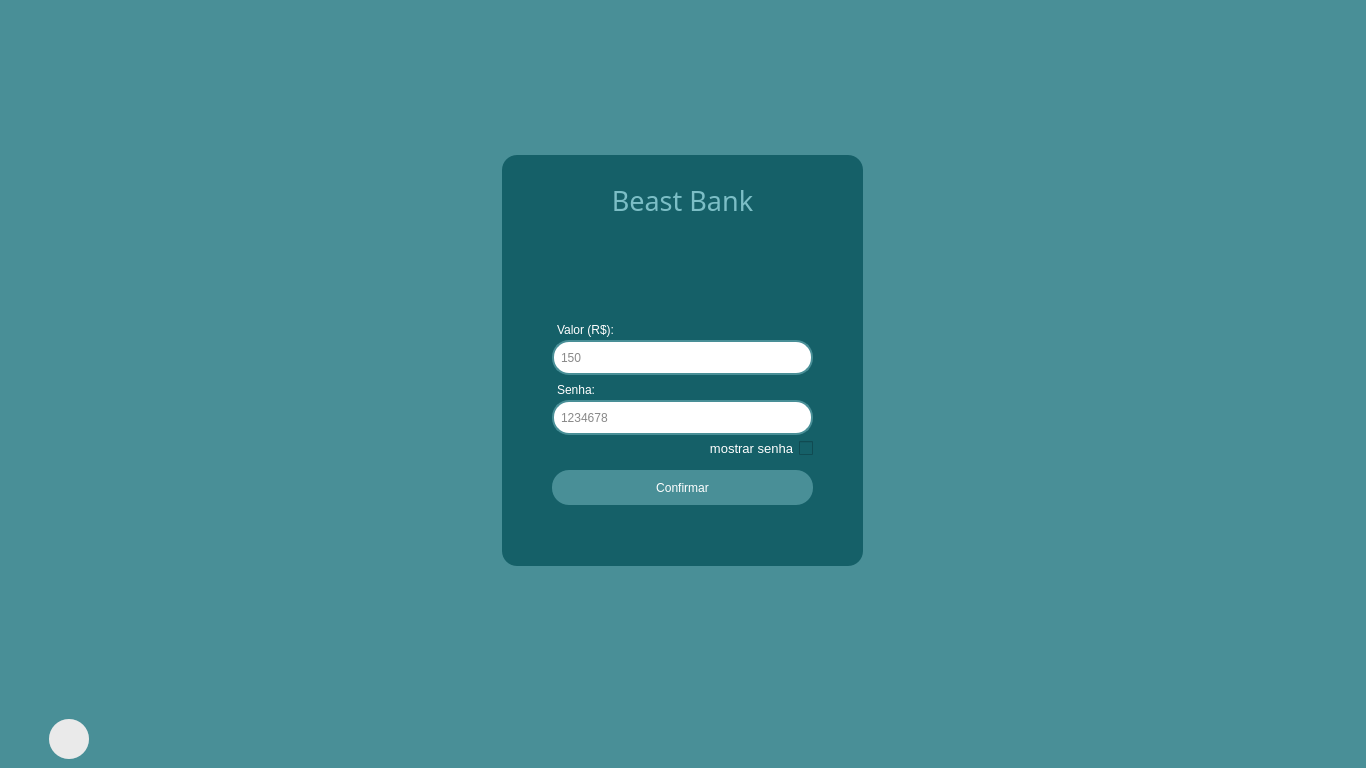
<?xml version="1.0" encoding="UTF-8"?>
<ui version="4.0">
 <class>MainWindow</class>
 <widget class="QMainWindow" name="MainWindow">
  <property name="geometry">
   <rect>
    <x>0</x>
    <y>0</y>
    <width>1366</width>
    <height>768</height>
   </rect>
  </property>
  <property name="windowTitle">
   <string>Operação bancária</string>
  </property>
  <property name="styleSheet">
   <string notr="true">background-color: #498f97;</string>
  </property>
  <widget class="QWidget" name="centralwidget">
   <layout class="QGridLayout" name="gridLayout">
    <item row="0" column="0">
     <widget class="QFrame" name="frame_2">
      <property name="styleSheet">
       <string notr="true">border: 0px
</string>
      </property>
      <property name="frameShape">
       <enum>QFrame::StyledPanel</enum>
      </property>
      <property name="frameShadow">
       <enum>QFrame::Raised</enum>
      </property>
      <layout class="QGridLayout" name="gridLayout_2">
       <item row="0" column="0">
        <widget class="QFrame" name="frame">
         <property name="minimumSize">
          <size>
           <width>361</width>
           <height>411</height>
          </size>
         </property>
         <property name="maximumSize">
          <size>
           <width>361</width>
           <height>411</height>
          </size>
         </property>
         <property name="styleSheet">
          <string notr="true">background-color: #156068;
border-radius: 15px;
</string>
         </property>
         <property name="frameShape">
          <enum>QFrame::StyledPanel</enum>
         </property>
         <property name="frameShadow">
          <enum>QFrame::Raised</enum>
         </property>
         <widget class="QLineEdit" name="valor">
          <property name="geometry">
           <rect>
            <x>50</x>
            <y>185</y>
            <width>261</width>
            <height>35</height>
           </rect>
          </property>
          <property name="styleSheet">
           <string notr="true">QLineEdit{
	background-color: #fff;
	color: #111;
	padding-left: 5px;
	border-radius: 17px;
	border: 2px solid #498f97;
}

QLineEdit:focus{
	border: 2px ridge rgb(3, 151, 136)
}</string>
          </property>
          <property name="placeholderText">
           <string>150</string>
          </property>
         </widget>
         <widget class="QPushButton" name="btn_confirma">
          <property name="geometry">
           <rect>
            <x>50</x>
            <y>315</y>
            <width>261</width>
            <height>35</height>
           </rect>
          </property>
          <property name="cursor">
           <cursorShape>PointingHandCursor</cursorShape>
          </property>
          <property name="styleSheet">
           <string notr="true">QPushButton {

	background-color: #498f97;
	border-radius: 17px;
	color: #fff
}

QPushButton:hover{
	background-color: rgb(86, 159, 168);

}</string>
          </property>
          <property name="text">
           <string>Confirmar</string>
          </property>
         </widget>
         <widget class="QLabel" name="label_2">
          <property name="geometry">
           <rect>
            <x>110</x>
            <y>30</y>
            <width>141</width>
            <height>31</height>
           </rect>
          </property>
          <property name="font">
           <font>
            <family>Sawasdee</family>
            <pointsize>20</pointsize>
           </font>
          </property>
          <property name="styleSheet">
           <string notr="true">color: #7cbec6;</string>
          </property>
          <property name="text">
           <string>Beast Bank</string>
          </property>
          <property name="alignment">
           <set>Qt::AlignCenter</set>
          </property>
         </widget>
         <widget class="QLabel" name="label">
          <property name="geometry">
           <rect>
            <x>55</x>
            <y>165</y>
            <width>81</width>
            <height>19</height>
           </rect>
          </property>
          <property name="styleSheet">
           <string notr="true">color:#fff;</string>
          </property>
          <property name="text">
           <string>Valor (R$):</string>
          </property>
         </widget>
         <widget class="QLabel" name="operacao">
          <property name="geometry">
           <rect>
            <x>80</x>
            <y>80</y>
            <width>201</width>
            <height>51</height>
           </rect>
          </property>
          <property name="font">
           <font>
            <pointsize>20</pointsize>
           </font>
          </property>
          <property name="styleSheet">
           <string notr="true">color: #fff;</string>
          </property>
          <property name="text">
           <string/>
          </property>
          <property name="alignment">
           <set>Qt::AlignCenter</set>
          </property>
         </widget>
         <widget class="QLineEdit" name="senha">
          <property name="geometry">
           <rect>
            <x>50</x>
            <y>245</y>
            <width>261</width>
            <height>35</height>
           </rect>
          </property>
          <property name="styleSheet">
           <string notr="true">QLineEdit{
	background-color: #fff;
	color: #111;
	padding-left: 5px;
	border-radius: 17px;
	border: 2px solid #498f97;
}

QLineEdit:focus{
	border: 2px ridge rgb(3, 151, 136)
}</string>
          </property>
          <property name="text">
           <string/>
          </property>
          <property name="echoMode">
           <enum>QLineEdit::Password</enum>
          </property>
          <property name="placeholderText">
           <string>1234678</string>
          </property>
         </widget>
         <widget class="QLabel" name="label_5">
          <property name="geometry">
           <rect>
            <x>55</x>
            <y>225</y>
            <width>81</width>
            <height>19</height>
           </rect>
          </property>
          <property name="styleSheet">
           <string notr="true">color:#fff;</string>
          </property>
          <property name="text">
           <string>Senha:</string>
          </property>
         </widget>
         <widget class="QCheckBox" name="checkBox">
          <property name="geometry">
           <rect>
            <x>180</x>
            <y>285</y>
            <width>131</width>
            <height>16</height>
           </rect>
          </property>
          <property name="font">
           <font>
            <pointsize>10</pointsize>
           </font>
          </property>
          <property name="layoutDirection">
           <enum>Qt::RightToLeft</enum>
          </property>
          <property name="autoFillBackground">
           <bool>false</bool>
          </property>
          <property name="styleSheet">
           <string notr="true">color: #fff;</string>
          </property>
          <property name="text">
           <string>mostrar senha</string>
          </property>
         </widget>
        </widget>
       </item>
      </layout>
     </widget>
    </item>
    <item row="1" column="0">
     <widget class="QFrame" name="frame_3">
      <property name="maximumSize">
       <size>
        <width>16777215</width>
        <height>40</height>
       </size>
      </property>
      <property name="styleSheet">
       <string notr="true">border: 0px
</string>
      </property>
      <property name="frameShape">
       <enum>QFrame::StyledPanel</enum>
      </property>
      <property name="frameShadow">
       <enum>QFrame::Raised</enum>
      </property>
      <widget class="QLabel" name="img">
       <property name="geometry">
        <rect>
         <x>40</x>
         <y>0</y>
         <width>40</width>
         <height>40</height>
        </rect>
       </property>
       <property name="cursor">
        <cursorShape>PointingHandCursor</cursorShape>
       </property>
       <property name="styleSheet">
        <string notr="true">background-color: rgb(243, 243, 243);
border-radius: 20px;</string>
       </property>
       <property name="text">
        <string/>
       </property>
       <property name="alignment">
        <set>Qt::AlignCenter</set>
       </property>
      </widget>
      <widget class="QPushButton" name="voltar">
       <property name="geometry">
        <rect>
         <x>40</x>
         <y>0</y>
         <width>40</width>
         <height>40</height>
        </rect>
       </property>
       <property name="cursor">
        <cursorShape>PointingHandCursor</cursorShape>
       </property>
       <property name="styleSheet">
        <string notr="true">background-color: rgba(200, 200, 200, 51);
border-radius: 20px;</string>
       </property>
       <property name="text">
        <string/>
       </property>
      </widget>
     </widget>
    </item>
   </layout>
  </widget>
 </widget>
 <resources/>
 <connections/>
</ui>
